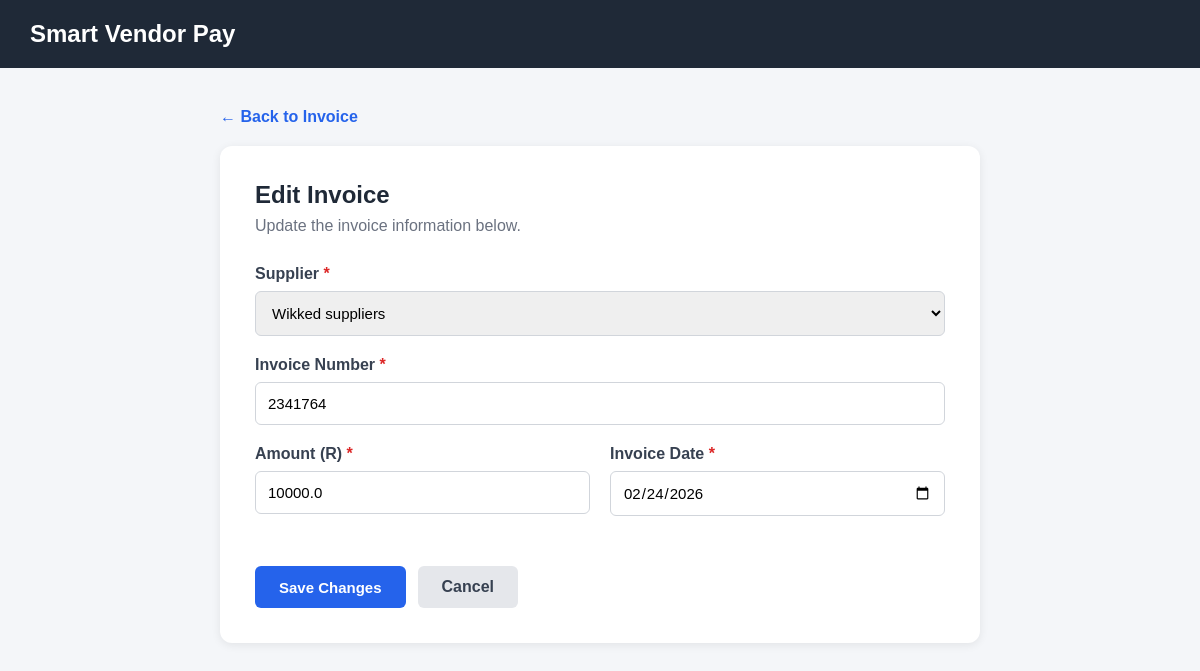
The app's page /invoices/2/edit (signed in) with its own data.
### tables this page shows
CREATE TABLE invoices (
            id INTEGER PRIMARY KEY AUTOINCREMENT,
            supplier_id INTEGER NOT NULL,
            invoice_number TEXT NOT NULL,
            amount REAL NOT NULL,
            invoice_date TEXT,
            status TEXT DEFAULT 'Pending',
            FOREIGN KEY (supplier_id) REFERENCES suppliers(id)
        );

CREATE TABLE suppliers (
            id INTEGER PRIMARY KEY AUTOINCREMENT,
            name TEXT NOT NULL,
            email TEXT,
            phone TEXT,
            bank_name TEXT,
            account_number TEXT,
            risk_score REAL DEFAULT 0
        );

### app.py (the view, shortened to what this page needs)
@app.route(
    "/invoices/<int:invoice_id>/edit",
    methods=["GET", "POST"]
)
def edit_invoice(invoice_id):
    if "user_id" not in session:
        return redirect("/login")
    connection = get_database()
    invoice = connection.execute(
        """
        SELECT *
        FROM invoices
        WHERE id = ?
        """,
        (invoice_id,)
    ).fetchone()
    suppliers = connection.execute(
        """
        SELECT id, name
        FROM suppliers
        ORDER BY name
        """
    ).fetchall()
    if invoice is None:
        connection.close()
        return "Invoice not found"
    connection.close()
    return render_template(
        "edit_invoice.html",
        invoice=invoice,
        suppliers=suppliers,
        username=session.get(
            "username",
            ""
        ),
        role=session.get(
            "role",
            ""
        )
    )

### app.py (called while the page is built)
def get_database():
    connection = sqlite3.connect(DATABASE)
    connection.row_factory = sqlite3.Row
    connection.execute("PRAGMA foreign_keys = ON")
    return connection

### templates/edit_invoice.html (shortened to what this page needs)
<!DOCTYPE html>
<html lang="en">
<head>
</head>
<body>
    <div class="header">
        <h1>Smart Vendor Pay</h1>
    </div>
    <div class="container">
        <a href="/invoices/{{ invoice.id }}" class="back">
            ← Back to Invoice
        </a>
        <div class="form-card">
            <h2>Edit Invoice</h2>
            <p class="description">
                Update the invoice information below.
            </p>
            <form
                method="POST"
                action="/invoices/{{ invoice.id }}/edit">
                <div class="form-group">
                    <label for="supplier_id">
                        Supplier <span class="required">*</span>
                    </label>
                    <select
                        id="supplier_id"
                        name="supplier_id"
                        required>
                        {% for supplier in suppliers %}
                        <option
                            value="{{ supplier.id }}"
                            {% if supplier.id == invoice.supplier_id %}
                                selected
                            {% endif %}>
                            {{ supplier.name }}
                        </option>
                        {% endfor %}
                    </select>
                </div>
                <div class="form-group">
                    <label for="invoice_number">
                        Invoice Number <span class="required">*</span>
                    </label>
                    <input
                        type="text"
                        id="invoice_number"
                        name="invoice_number"
                        value="{{ invoice.invoice_number }}"
                        required>
                </div>
                <div class="form-row">
                    <div class="form-group">
                        <label for="amount">
                            Amount (R) <span class="required">*</span>
                        </label>
                        <input
                            type="number"
                            id="amount"
                            name="amount"
                            step="0.01"
                            min="0"
                            value="{{ invoice.amount }}"
                            required>
                    </div>
                    <div class="form-group">
                        <label for="invoice_date">
                            Invoice Date <span class="required">*</span>
                        </label>
                        <input
                            type="date"
                            id="invoice_date"
                            name="invoice_date"
                            value="{{ invoice.invoice_date }}"
                            required>
                    </div>
                </div>
                <div class="buttons">
                    <button
                        type="submit"
                        class="save-btn">
                        Save Changes
                    </button>
                    <a
                        href="/invoices/{{ invoice.id }}"
                        class="cancel-btn">
                        Cancel
                    </a>
                </div>
            </form>
        </div>
    </div>
</body>
</html>

### templates/edit_invoice.html (style rules this page uses)
* { box-sizing: border-box; margin: 0; padding: 0; font-family: Arial, sans-serif; }
body { background: #f4f6f9; color: #333; }
.header { background: #1f2937; color: white; padding: 20px 30px; }
.header h1 { font-size: 24px; }
.container { max-width: 800px; margin: 40px auto; padding: 0 20px; }
.back { display: inline-block; margin-bottom: 20px; color: #2563eb; text-decoration: none; font-weight: bold; }
.form-card { background: white; padding: 35px; border-radius: 12px; box-shadow: 0 2px 10px rgba(0,0,0,0.08); }
.form-card h2 { color: #1f2937; margin-bottom: 8px; }
.description { color: #6b7280; margin-bottom: 30px; }
.form-group { margin-bottom: 20px; }
label { display: block; margin-bottom: 8px; font-weight: bold; color: #374151; }
input, select { width: 100%; padding: 12px; border: 1px solid #d1d5db; border-radius: 6px; font-size: 15px; }
.form-row { display: grid; grid-template-columns: 1fr 1fr; gap: 20px; }
.buttons { display: flex; gap: 12px; margin-top: 30px; }
.save-btn { background: #2563eb; color: white; border: none; padding: 12px 24px; border-radius: 6px; cursor: pointer; font-size: 15px; font-weight: bold; }
.cancel-btn { background: #e5e7eb; color: #374151; padding: 12px 24px; border-radius: 6px; text-decoration: none; font-weight: bold; }
.required { color: #dc2626; }

### records on screen
invoices: supplier_id "Wikked suppliers", invoice_number "2341764", amount "10000.0", invoice_date "02/24/2026"
